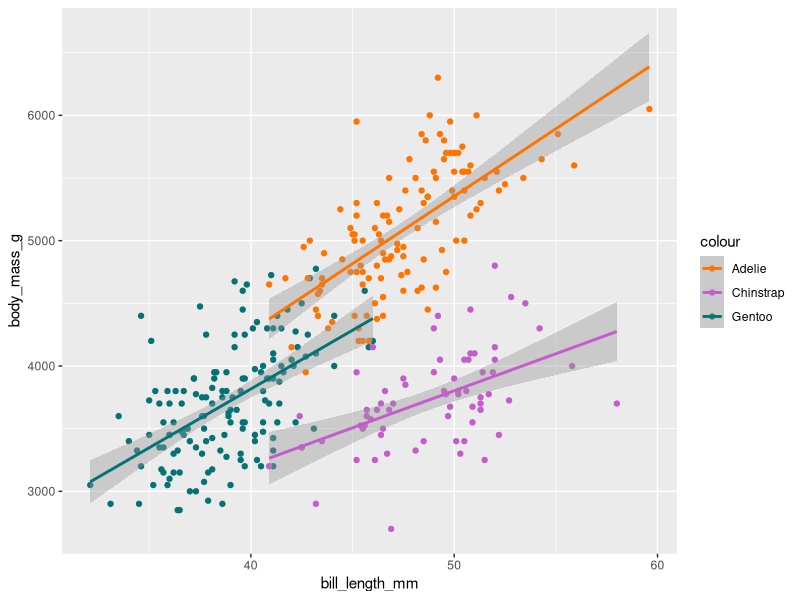

This chart was generated by the following R code:
## ---- chunk 1
library(palmerpenguins)
library(dplyr)
library(ggplot2)
library(tidyr)
## ---- chunk 2
df <- palmerpenguins::penguins%>% drop_na()
df %>%
  group_by(species, sex) %>%
  summarise(
    across(
      where(is.numeric), 
      \(x) mean(x, na.rm = TRUE)
      )
    ) %>%
  knitr::kable()
## ---- chunk 3
df = df %>%
  mutate(colour = case_when(
    (species == "Adelie") ~ "#ff7400",
    (species == "Chinstrap") ~ "#c35ccc",
    (species == "Gentoo") ~ "#057275",
    TRUE ~ "",
  ))

df %>%
  ggplot(aes(x = bill_length_mm, y = body_mass_g, colour=colour)) +
  geom_point() + 
  geom_smooth(method = "lm") +
  scale_color_manual(values = levels(factor(df$colour, levels=c("#ff7400", "#c35ccc", "#057275"))), 
                   labels = c("Adelie","Chinstrap","Gentoo"))
